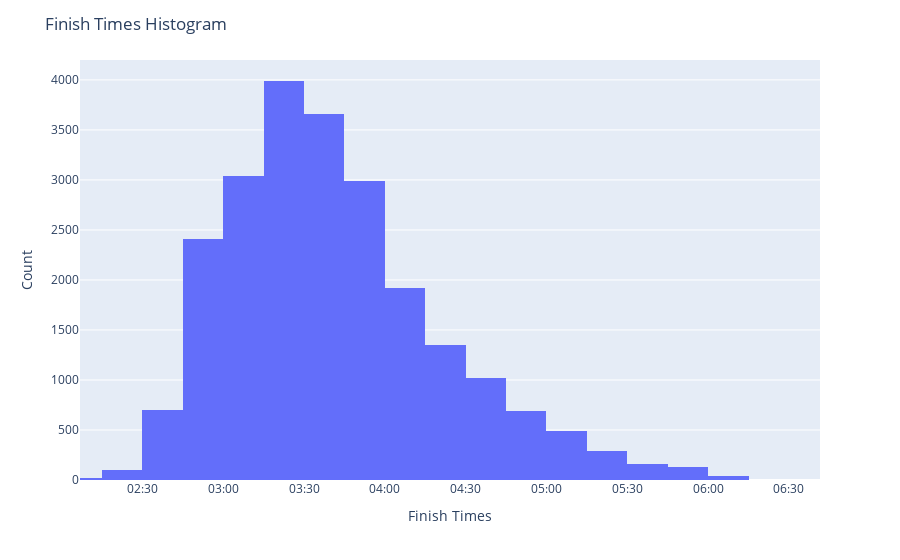

Notebook code cell kept with this figure:
### Markdown cell above
## Create a distribution plot

### Code cell
df['datetime_finish'] = pd.to_datetime(df['datetime_finish'])

# calculate the fastest and slowest finish times
fastest_time = df['datetime_finish'].min()
slowest_time = df['datetime_finish'].max()

# create the histogram
fig = px.histogram(df, x='datetime_finish', nbins=int((slowest_time - fastest_time).seconds/600), range_x=[fastest_time, slowest_time])
fig.update_layout(title='Finish Times Histogram', xaxis_title='Finish Times', yaxis_title='Count',xaxis_tickformat='%H:%M')

fig.show()

### Figure 1 — Plotly figure (JSON) as saved in the notebook; plotly's stock layout.template omitted (floating-point values rounded to 4 significant figures; data arrays with more than 128 entries replaced by an {"elided": "..."} marker saying what was removed)
{"data": [{"alignmentgroup": "True", "bingroup": "x", "hovertemplate": "datetime_finish=%{x}<br>count=%{y}<extra></extra>", "legendgroup": "", "marker": {"color": "#636efa", "pattern": {"shape": ""}}, "name": "", "nbinsx": 27, "offsetgroup": "", "orientation": "v", "showlegend": false, "type": "histogram", "x": {"elided": "22989 str values"}, "xaxis": "x", "yaxis": "y"}], "layout": {"barmode": "relative", "legend": {"tracegroupgap": 0}, "margin": {"t": 60}, "title": {"text": "Finish Times Histogram"}, "xaxis": {"anchor": "y", "domain": [0, 1], "range": ["2023-11-21T02:06:51", "2023-11-21T06:41:32"], "tickformat": "%H:%M", "title": {"text": "Finish Times"}}, "yaxis": {"anchor": "x", "domain": [0, 1], "title": {"text": "Count"}}}}
